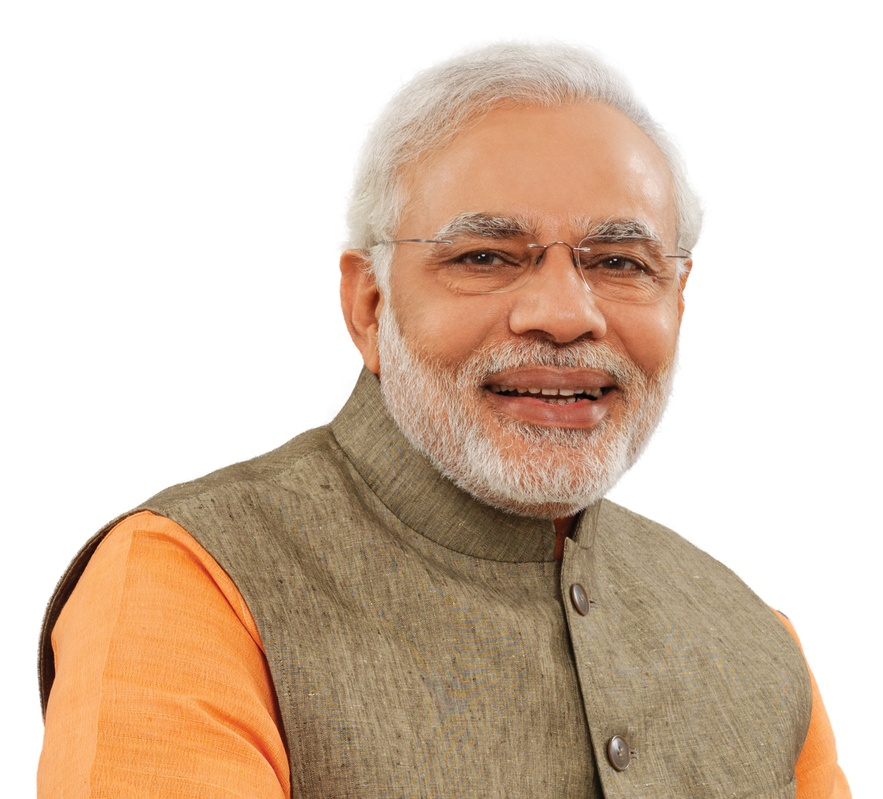
#> input picture computer_vision/images/Modi.jpg, 883 x 799 px, shrunk from 1500 x 1358 before the run, found by its file name
$ jupyter execute face_eye_detection.ipynb
#> lines starting #> are read from the running program, lines starting #| are printed output that depends on the picture; after the words box and inside, x2 and y2 are one past the last pixel; in counts of white or black regions, pixels touching at a corner belong together
[cell 1]
##import libary

import cv2
import numpy as np

[cell 2]
#We point OpenCV's CascadeClassifier function to where our classifier (XML file format) is stored

face_classifier = cv2.CascadeClassifier('Haarcascades/haarcascade_frontalface_default.xml')

# Load our image then convert it to grayscale
img = cv2.imread('images/modi.jpg')
#> img is the input picture: shape (799, 883, 3); mean B, G, R 178.5, 196.6, 217.3
gray = cv2.cvtColor(img, cv2.COLOR_BGR2GRAY)
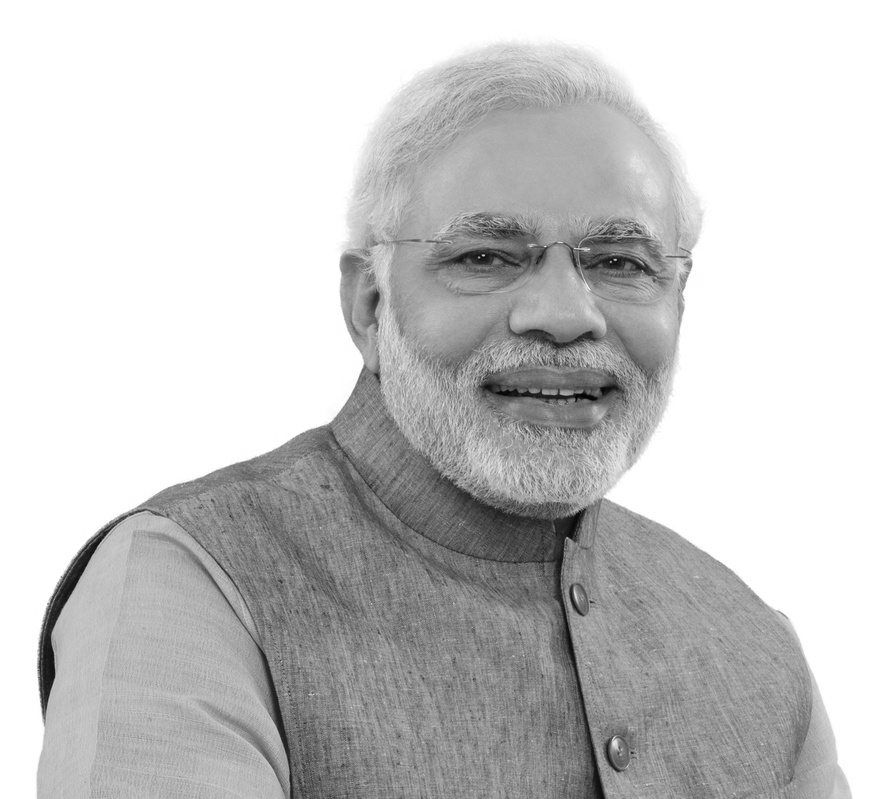
#> gray: shape (799, 883); min 2, max 255, mean 200.7

# Our classifier returns the ROI of the detected face as a tuple
face = face_classifier.detectMultiScale(gray, 1.3, 5)
#> face = [[370, 117, 366, 366]]

# When no faces detected, face_classifier returns and empty tuple
if face is ():
    print("No face found")

# We iterate through our faces array and draw a rectangle over each face in faces
for (x, y, w, h) in face:
    cv2.rectangle(img, (x,y), (x+w, y+h), (127, 0 , 255), 2)
    cv2.imshow('Face detection', img)

    cv2.waitKey(0)
#> this loop made 1 pass
#> pass 1, `cv2.imshow('Face detection', img)`:
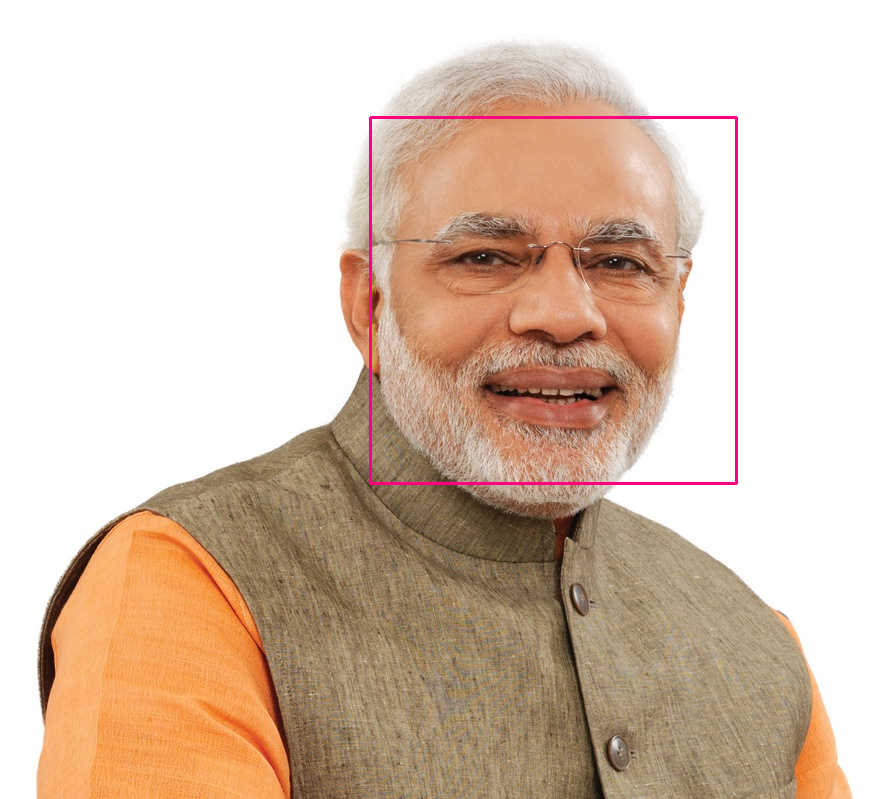
#> window 'Face detection': shape (799, 883, 3); mean B, G, R 178.2, 195.4, 217.5


cv2.destroyAllWindows()

[cell 3]
#We point OpenCV's CascadeClassifier function to where our classifier (XML file format) is stored

face_classifier = cv2.CascadeClassifier("Haarcascades/haarcascade_frontalface_default.xml")
eye_classifier = cv2.CascadeClassifier("Haarcascades/haarcascade_eye.xml")

# Load our image then convert it to grayscale
img1 = cv2.imread('images/Trump.jpg')
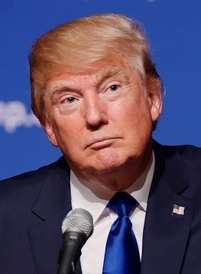
#> input picture computer_vision/images/Trump.jpg, 201 x 274 px, shrunk from 342 x 465 before the run
#> img1 is the input picture: shape (274, 201, 3); mean B, G, R 104.9, 77.8, 89.5
gray = cv2.cvtColor(img1, cv2.COLOR_RGB2GRAY)
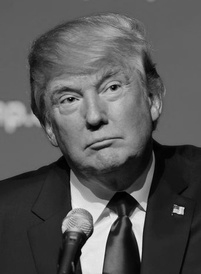
#> gray: shape (274, 201); min 0, max 244, mean 87.2


# Our classifier returns the ROI of the detected face as a tuple
face = face_classifier.detectMultiScale(gray, 1.3, 5)
#> face = [[39, 49, 113, 113]]

# When no faces detected, face_classifier returns and empty tuple
if face is ():
    print("Fcaes not found")


# We iterate through our faces array and draw a rectangle over each face in faces
for (x, y, w, h) in face:
    cv2.rectangle(img1, (x, y), (x+w, y+h), (127, 0, 255), 2)
    cv2.imshow("image", img1)
    cv2.waitKey(0)

    roi_gray = gray[y:y+h, x:x+w]
    roi_color = img1[y:y+h, x:x+w]

# We iterate through our eyes array and draw a rectangle over each eyes in faces

    eye = eye_classifier.detectMultiScale(roi_gray)
    for (ex, ey, ew, eh) in eye:
        cv2.rectangle(roi_color, (ex, ey), (ex+ew, ey+eh), (255, 255, 0), 2)
        cv2.imshow('image', img1)
        cv2.waitKey(0)
#> this loop made 1 pass
#> (x, y, w, h, eye) on pass 1: (39, 49, 113, 113, [[62, 27, 25, 25], [19, 39, 25, 25], [50, 9, 45, 45]])
#> pass 1, `cv2.imshow("image", img1)`:
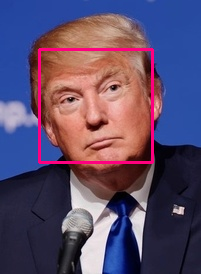
#> window 'image': shape (274, 201, 3); mean B, G, R 106.1, 76, 93
#> pass 1, `roi_gray = gray[y:y+h, x:x+w]`:
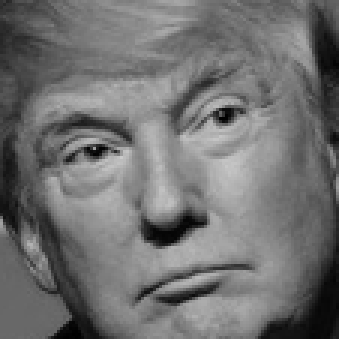
#> roi_gray: shape (113, 113) (shown 3 times larger); min 1, max 202, mean 112.5
#> pass 1, `roi_color = img1[y:y+h, x:x+w]`:
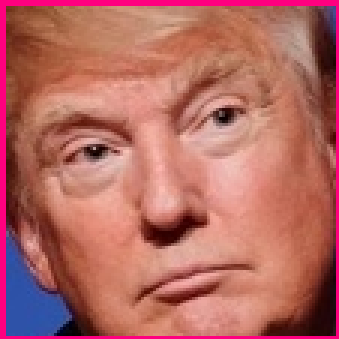
#> roi_color: shape (113, 113, 3) (shown 3 times larger); mean B, G, R 98.6, 105.1, 179.9
#> pass 1, `cv2.imshow('image', img1)`:
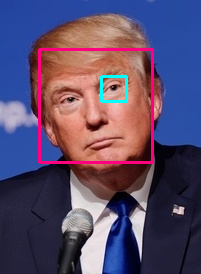
#> window 'image': shape (274, 201, 3); mean B, G, R 106.9, 76.6, 92
#> after the loop:
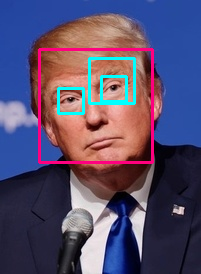
#> img1: shape (274, 201, 3); 4.46% of pixels changed, all inside (x1, y1, x2, y2) = (38, 48, 154, 164)
#> after the loop:
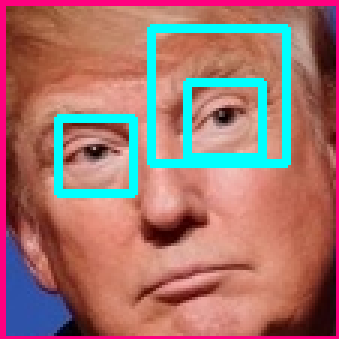
#> roi_color: shape (113, 113, 3) (shown 3 times larger); 8.63% of pixels changed, all inside (x1, y1, x2, y2) = (18, 8, 97, 66)

cv2.destroyAllWindows()
